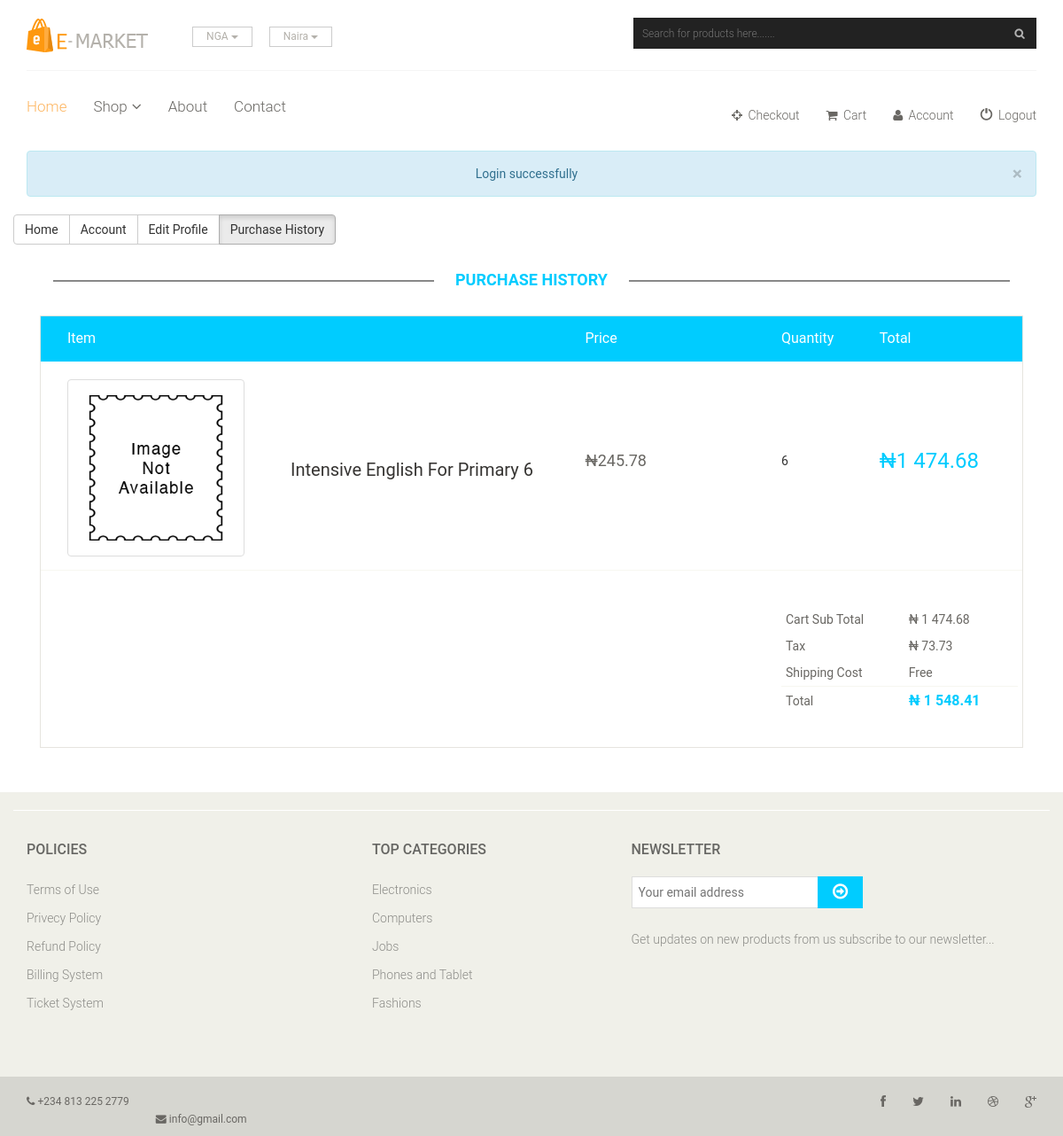
Page /view.php?id=1 (signed in) on the committed database.
### tables this page shows
CREATE TABLE IF NOT EXISTS `orders` (
  `id` int(6) NOT NULL AUTO_INCREMENT,
  `qty` int(3) NOT NULL,
  `prodnum` varchar(5) NOT NULL,
  `orderid` int(11) NOT NULL,
  PRIMARY KEY (`id`)
);

CREATE TABLE IF NOT EXISTS `inventory` (
  `id` int(11) NOT NULL AUTO_INCREMENT,
  `InvName` varchar(150) NOT NULL,
  `InvDescription` text NOT NULL,
  `category` varchar(5) NOT NULL,
  `InvPrice` decimal(10,2) NOT NULL,
  `img` varchar(150) NOT NULL,
  `DateAdded` date NOT NULL,
  PRIMARY KEY (`id`)
);

CREATE TABLE IF NOT EXISTS `categories` (
  `id` int(11) NOT NULL AUTO_INCREMENT,
  `name` varchar(50) NOT NULL,
  PRIMARY KEY (`id`),
  UNIQUE KEY `name` (`name`)
);

### view.php (the view, shortened to what this page needs)
<!DOCTYPE html>
<html lang="en">
<head>
    <link href="css/bootstrap.min.css" rel="stylesheet">
    <link href="css/font-awesome.min.css" rel="stylesheet">
    <link href="css/prettyPhoto.css" rel="stylesheet">
    <link href="css/animate.css" rel="stylesheet">
    <link href="css/main.css" rel="stylesheet">
    <link href="css/responsive.css" rel="stylesheet">
</head>
<body>
<?php
    include_once 'nav.php';
?>
    <header id="header">
        <div class="header-middle">
            <div class="container">
                <div class="row">
                    <div class="col-sm-4">
                        <div class="logo pull-left">
                            <a href="index.php"><img src="images/home/logo.png" alt="" /></a>
                        </div>
                        <div class="btn-group pull-right">
                            <div class="btn-group">
                                <button type="button" class="btn btn-default dropdown-toggle usa" data-toggle="dropdown">
                                    NGA
                                    <span class="caret"></span>
                                </button>
                            </div>
                            <div class="btn-group">
                                <button type="button" class="btn btn-default dropdown-toggle usa" data-toggle="dropdown">
                                    Naira
                                    <span class="caret"></span>
                                </button>
                            </div>
                        </div>
                    </div>
                   <div class="col-sm-8">
                        <form action="search.php" method="get"><div class="search_box pull-right">
                            <input type="text" name="q" required placeholder="Search for products here......."/>
                        </div>
                        </form>
                    </div>
                </div>
            </div>
        </div>
        <div class="header-bottom">
            <div class="container">
                <div class="row">
                    <div class="col-sm-7">
                        <div class="mainmenu pull-left">
                            <ul class="nav navbar-nav collapse navbar-collapse">
                                <li><a href="index.php" class="active">Home</a></li>
                                <li class="dropdown"><a href="#">Shop<i class="fa fa-angle-down"></i></a>
                                </li>
                                <li><a href="about.php">About</a></li>
                                <li><a href="contact.php">Contact</a></li>
                            </ul>
                        </div>
                    </div>
                    <div class="col-sm-5">
                        <div class="shop-menu pull-right">
                            <ul class="nav navbar-nav">
                                <li><a href="checkout.php"><i class="fa fa-crosshairs"></i> Checkout</a></li>
                                <li><a href="cart.php"><i class="fa fa-shopping-cart"></i> Cart</a></li>
                                <li><a href="account.php"><i class="fa fa-user"></i> Account</a></li>
                                <li><a href="logout.php"><i class="glyphicon glyphicon-off"></i> Logout</a></li>
                            </ul>
                        </div>
                    </div>
                </div>
            </div>
        </div>
    </header>
    <section class="main" id="cart_items">
        <div class="container">
        <div class="row">
            <div class="col-sm-12">
                <?php info(); ?>
            </div>
            <div class="row">
                <div class="col-sm-8">
                <div class="btn-group">
                <a href="index.php" class="btn btn-default">Home</a>
                <a href="account.php" class="btn btn-default">Account</a>
                <a href="profile.php" class="btn btn-default">Edit Profile</a>
                <a href="histoty.php" class="btn btn-default active">Purchase History</a>
                                </div>
                </div>
                <div class="col-sm-4">&nbsp;</div>
            </div>
            <p>&nbsp;</p>
        </div>
                <div class="col-sm-12">
                    <h2 class="title text-center">Purchase History</h2>
                    <div class="table-responsive cart_info">
                    <table class="table table-condensed">
                    <thead>
                        <tr class="cart_menu">
                            <td class="image" width="25%">Item</td>
                            <td class="description" width="30%"></td>
                            <td class="price" width="20%">Price</td>
                            <td class="quantity" width="10%">Quantity</td>
                            <td class="total" width="15% ">Total</td>
                        </tr>
                    </thead>
                    <tbody>
                    <?php
                        $order_id = $_GET["id"];
                        $sql = "SELECT * FROM orders WHERE orderid='$order_id'";
                        $query = mysql_query($sql) or die(mysql_error());
                            $cart_p = 0;
                            while($rs=mysql_fetch_assoc($query)){
                                $invId = $rs["prodnum"];
                                $prod = mysql_query("SELECT * FROM inventory WHERE id='$invId'")
                                    or die(mysql_error());
                                $ds=mysql_fetch_assoc($prod);
                                if($ds["img"]!=""){
                                    $img = "images/products/".$ds["img"];
                                }else{
                                    $img = "images/home/no_image.png";
                                }
                            ?>
                                <tr class="" data-class="<?php echo $ds['id'];?>">
                            <td class="cart_product">
                                <a href="product.php?id=<?php echo $ds['id'];?>"><img class="img-thumbnail" src="<?php echo $img;?>" alt=""></a>
                            </td>
                            <td class="cart_description">
                                <h4><a href="product.php?id=<?php echo $ds['id'];?>"><?php echo $ds['InvName'];?></a></h4>
                            </td>
                            <td class="cart_price">
                                <p>&#8358;<?php echo number_format($ds["InvPrice"],2,"."," ");?></p>
                            </td>
                            <td class="cart_quantity">
                               <p><?php echo $rs['qty'];?></p>
                            </td>
                            <td class="cart_total">
                                <p class="cart_total_price" data-price-id="<?php echo $ds['id'];?>">
                                    &#8358;<?php $tot = $ds["InvPrice"] * $rs["qty"];
                                    echo $num = number_format($tot,2,"."," ");
                                    $cart_p += $tot;
                                    ?>
                                </p>
                            </td>
                        </tr>
                            <?php
                            }
                            ?>
                        <tr>
                            <td colspan="3">&nbsp;</td>
                            <td colspan="2">
                                <table class="table table-condensed total-result">
                                    <tr>
                                        <td>Cart Sub Total</td>
                                        <td>&#8358; <?php echo number_format($cart_p,2,"."," ");?></td>
                                    </tr>
                                    <tr>
                                        <td>Tax</td>
                                        <td>
                                            &#8358; <?php
                                                $tax = 0.05 * $cart_p;
                                                echo number_format($tax,2,"."," ");
                                            ?>
                                        </td>
                                    </tr>
                                    <tr class="shipping-cost">
                                        <td>Shipping Cost</td>
                                        <td>Free</td>
                                    </tr>
                                    <tr>
                                        <td>Total</td>
                                        <?php
                                            $gtotal = $cart_p + $tax;
                                        ?>
                                        <td><span>&#8358; <?php echo number_format($gtotal,2,"."," ");?></span></td>
                                    </tr>
                                </table>
                            </td>
                        </tr>
                    </tbody>
                    </table>
                    </div>
                </div>
        </div>
    </section>
    <footer id="footer">
        <div class="footer-top">
        </div>
        <div class="footer-widget">
            <div class="container">
                <div class="row">
                    <div class="col-sm-4">
                        <div class="single-widget">
                            <h2>Policies</h2>
                            <ul class="nav nav-pills nav-stacked">
                                <li><a href="#">Terms of Use</a></li>
                                <li><a href="#">Privecy Policy</a></li>
                                <li><a href="#">Refund Policy</a></li>
                                <li><a href="#">Billing System</a></li>
                                <li><a href="#">Ticket System</a></li>
                            </ul>
                        </div>
                    </div>
                    <div class="col-sm-3">
                        <div class="single-widget">
                            <h2>Top Categories</h2>
                            <ul class="nav nav-pills nav-stacked">
                                <?php categories(); ?>
                            </ul>
                        </div>
                    </div>
                    <div class="col-sm-5">
                        <div class="single-widget">
                            <h2>Newsletter</h2>
                            <form action="#" class="searchform">
                                <input type="text" placeholder="Your email address" />
                                <button type="submit" class="btn btn-default"><i class="fa fa-arrow-circle-o-right"></i></button>
                                <p>Get updates on new products from us subscribe to our newsletter...</p>
                            </form>
                        </div>
                    </div>
                </div>
            </div>
        </div>
        <div class="footer-bottom">
            <div class="container">
                <div class="row">
                                    <div class="row">
                    <div class="col-sm-6">
                        <div class="contactinfo">
                            <ul class="nav nav-pills">
                                <li><a href="#"><i class="fa fa-phone"></i> +234 813 225 2779</a></li>
                                <li><a href="#"><i class="fa fa-envelope"></i> info@gmail.com</a></li>
                            </ul>
                        </div>
                    </div>
                    <div class="col-sm-6">
                        <div class="social-icons pull-right">
                            <ul class="nav navbar-nav">
                                <li><a href="#"><i class="fa fa-facebook"></i></a></li>
                                <li><a href="#"><i class="fa fa-twitter"></i></a></li>
                                <li><a href="#"><i class="fa fa-linkedin"></i></a></li>
                                <li><a href="#"><i class="fa fa-dribbble"></i></a></li>
                                <li><a href="#"><i class="fa fa-google-plus"></i></a></li>
                            </ul>
                        </div>
                    </div>
                </div>
            </div>
        </div>
    </footer>
</body>
</html>

### php/function.php (shortened to what this page needs)
<?php
	function categories(){
		$q = mysql_query("SELECT * FROM categories ORDER BY RAND() LIMIT 5")
			or die(mysql_error());
			while ($rs=mysql_fetch_assoc($q)) {
				echo "<li><a href='category.php?id=".$rs['id']."'>".$rs['name']."</li>";
			}
	}
	function info(){
		if(isset($_SESSION["info"])){
			$info = $_SESSION["info"];
			echo "<div class='alert alert-info text-center'>".$info;
			echo '<button type="button" class="close" data-dismiss="alert" aria-hidden="true">&times;</button>';
			echo "</div>";
		}
	}
?>

### rows in the picture
orders: inventory.InvName "Intensive English For Primary 6", inventory.InvPrice "245.78", qty "6", qty.InvPrice "1 474.68"
categories: name "Electronics"
categories: name "Computers"
categories: name "Jobs"
categories: name "Phones and Tablet"
categories: name "Fashions"

### other values in the picture
$info "Login successfully"
$cart_p "1 474.68"
$tax "73.73"
$gtotal "1 548.41"
